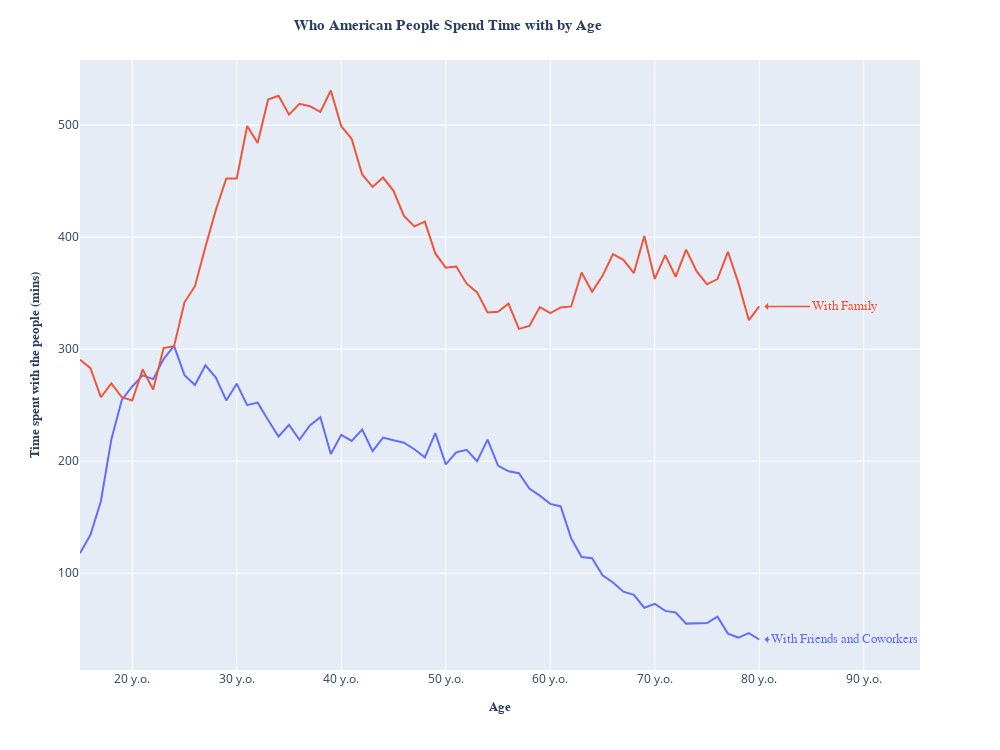

Write notebook code for a chart like this one.
### Code cell
#Try aggregating columns and rows: What happens if you sum up (or just use similar colors for) time spent with family
# (parents, partner, children) versus friends and coworkers?

# print(df1.isna().sum()) ==> no NaN number in the data

df1['Family'] = df1['Parents, siblings, families'] + df1['Children'] + df1['Partner']
df1['Friends and Coworkers'] = df1['Friends'] + df1['Coworkers']

# convert to long-form data with the selected summed columns
col_drop = col_name_change_dict.values()
col_all = df1.columns
col_of_interest = list(set(col_all) - set(col_drop))
df1_2 = df1[col_of_interest]

id_vars = ['Entity','Code','Year']
col_vars = df1_2.columns
val_vars = set(col_vars) - set(id_vars)
df1_2_long = pd.melt(df1_2, id_vars=id_vars, value_vars=val_vars,var_name='People type',value_name='Time_mins')

# plot lines of the combines data
LinePlot_TimevsAge(df1_2_long, 'Year', 'Time_mins', 'People type')

### Figure 1 — Plotly figure (JSON) as saved in the notebook; plotly's stock layout.template omitted (floating-point values rounded to 4 significant figures)
{"data": [{"hovertemplate": "<b>With Friends and Coworkers:</b> %{y:.2f} mins<extra></extra>", "legendgroup": "Friends and Coworkers", "line": {"color": "#636EFA", "dash": "solid"}, "marker": {"symbol": "circle"}, "mode": "lines", "name": "Friends and Coworkers", "orientation": "v", "showlegend": true, "type": "scatter", "x": [15, 16, 17, 18, 19, 20, 21, 22, 23, 24, 25, 26, 27, 28, 29, 30, 31, 32, 33, 34, 35, 36, 37, 38, 39, 40, 41, 42, 43, 44, 45, 46, 47, 48, 49, 50, 51, 52, 53, 54, 55, 56, 57, 58, 59, 60, 61, 62, 63, 64, 65, 66, 67, 68, 69, 70, 71, 72, 73, 74, 75, 76, 77, 78, 79, 80], "xaxis": "x", "y": [117.8, 134.3, 164.2, 219.4, 254.7, 266.6, 276.6, 273.2, 291.2, 302.8, 276.8, 268.0, 285.6, 274.6, 254.2, 269.1, 250.0, 252.2, 236.7, 222.0, 232.3, 219.1, 231.8, 239.2, 206.4, 223.5, 218.1, 228.2, 208.9, 221.0, 218.6, 216.5, 210.7, 203.4, 225.0, 197.1, 207.8, 210.0, 199.9, 219.3, 196.0, 190.9, 189.2, 175.6, 169.2, 161.9, 159.6, 131.1, 114.5, 113.4, 98.09, 91.75, 83.54, 80.66, 69.19, 72.65, 66.33, 64.89, 54.98, 55.12, 55.45, 61.17, 46.07, 42.55, 46.51, 40.8], "yaxis": "y"}, {"hovertemplate": "<b>With Family:</b> %{y:.2f} mins<extra></extra>", "legendgroup": "Family", "line": {"color": "#EF553B", "dash": "solid"}, "marker": {"symbol": "circle"}, "mode": "lines", "name": "Family", "orientation": "v", "showlegend": true, "type": "scatter", "x": [15, 16, 17, 18, 19, 20, 21, 22, 23, 24, 25, 26, 27, 28, 29, 30, 31, 32, 33, 34, 35, 36, 37, 38, 39, 40, 41, 42, 43, 44, 45, 46, 47, 48, 49, 50, 51, 52, 53, 54, 55, 56, 57, 58, 59, 60, 61, 62, 63, 64, 65, 66, 67, 68, 69, 70, 71, 72, 73, 74, 75, 76, 77, 78, 79, 80], "xaxis": "x", "y": [290.6, 283.0, 257.0, 269.4, 257.1, 254.1, 281.9, 263.9, 300.9, 302.6, 341.8, 356.2, 391.2, 424.2, 452.3, 452.3, 499.2, 484.1, 522.8, 526.1, 509.3, 519.0, 516.8, 511.8, 530.9, 499.0, 487.6, 455.9, 444.8, 453.2, 441.3, 419.0, 409.6, 413.8, 385.4, 372.7, 373.7, 358.4, 350.6, 332.7, 333.3, 340.6, 318.0, 320.7, 337.5, 332.1, 337.2, 338.1, 368.4, 351.2, 365.4, 384.8, 379.8, 367.9, 401.0, 362.6, 383.9, 364.6, 388.8, 369.6, 357.9, 362.5, 386.9, 359.1, 325.9, 338.2], "yaxis": "y"}], "layout": {"annotations": [{"align": "left", "arrowcolor": "#636EFA", "arrowhead": 1, "arrowsize": 0.8, "arrowwidth": 1.5, "ax": 80, "ay": 0, "font": {"color": "#636EFA", "family": "Arial", "size": 13}, "showarrow": true, "text": "With Friends and Coworkers", "x": 80.5, "y": 40.8, "yanchor": "auto"}, {"align": "left", "arrowcolor": "#EF553B", "arrowhead": 1, "arrowsize": 0.8, "arrowwidth": 1.5, "ax": 80, "ay": 0, "font": {"color": "#EF553B", "family": "Arial", "size": 13}, "showarrow": true, "text": "With Family", "x": 80.5, "y": 338.2, "yanchor": "auto"}], "height": 750, "hovermode": "x unified", "legend": {"title": {"text": "People type"}, "tracegroupgap": 0}, "margin": {"t": 60}, "showlegend": false, "title": {"font": {"family": "Arial", "size": 15}, "text": "<b>Who American People Spend Time with by Age </b>", "x": 0.45}, "width": 1000, "xaxis": {"anchor": "y", "domain": [0, 1], "ticksuffix": " y.o.", "title": {"font": {"family": "Arial", "size": 13}, "text": "<b>Age</b>"}}, "yaxis": {"anchor": "x", "domain": [0, 1], "title": {"font": {"family": "Arial", "size": 13}, "text": "<b>Time spent with the people (mins)</b>"}}}}
